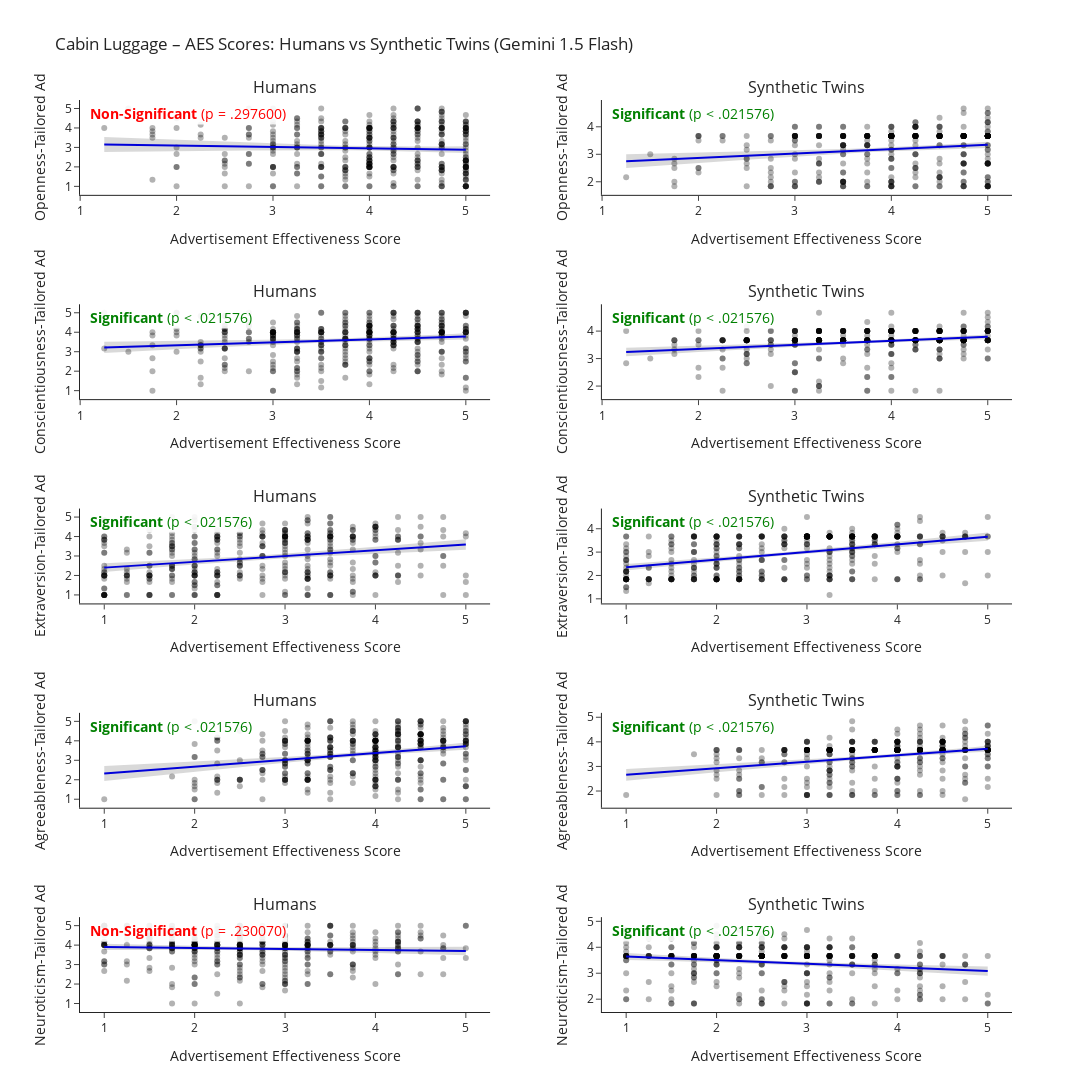
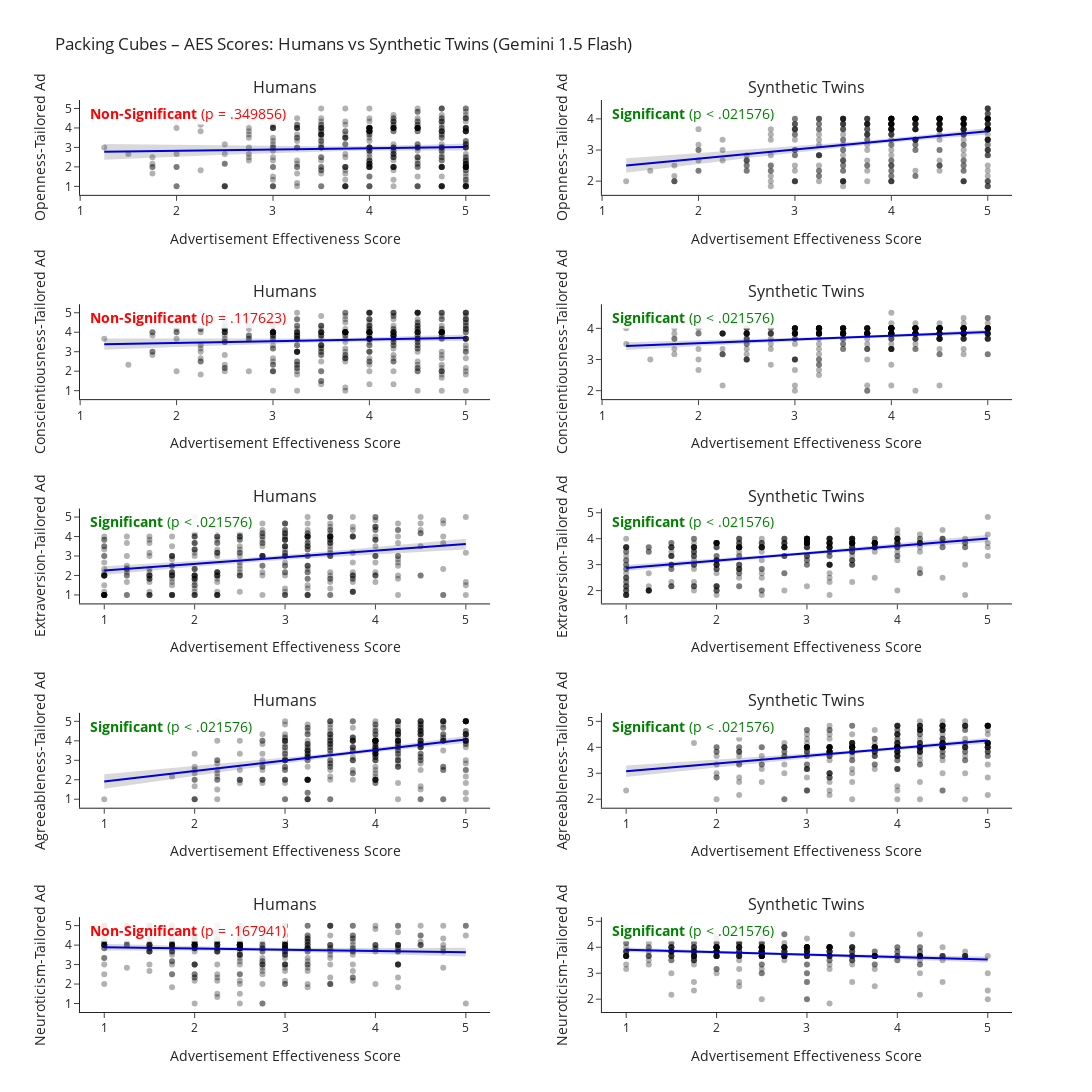
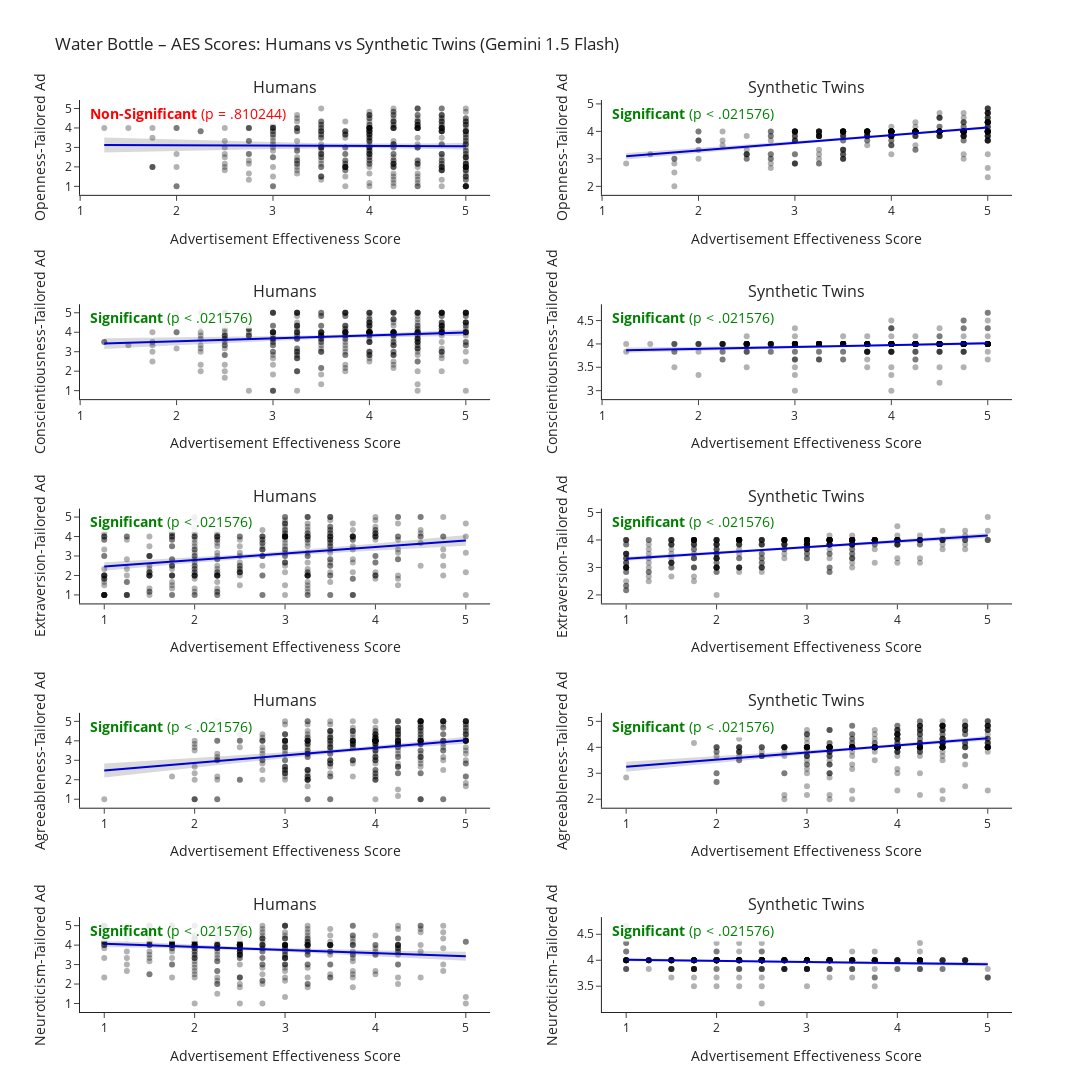

Notebook source saved alongside these figures, in order:
### Code cell
raw_aes_cols_product1 = ['raw_aes_1_extraversion', 'raw_aes_1_agreeableness', 'raw_aes_1_conscientiousness', 'raw_aes_1_neuroticism', 'raw_aes_1_openness']
raw_aes_cols_product2 = ['raw_aes_2_extraversion', 'raw_aes_2_agreeableness', 'raw_aes_2_conscientiousness', 'raw_aes_2_neuroticism', 'raw_aes_2_openness']
raw_aes_cols_product3 = ['raw_aes_3_extraversion', 'raw_aes_3_agreeableness', 'raw_aes_3_conscientiousness', 'raw_aes_3_neuroticism', 'raw_aes_3_openness']

fig1 = create_scatter_plots_with_fit_grouped(df_combined, raw_aes_cols_product1, personality_cols, "Cabin Luggage")
fig1.show()

fig2 = create_scatter_plots_with_fit_grouped(df_combined, raw_aes_cols_product2, personality_cols, "Packing Cubes")
fig2.show()

fig3 = create_scatter_plots_with_fit_grouped(df_combined, raw_aes_cols_product3, personality_cols, "Water Bottle")
fig3.show()
